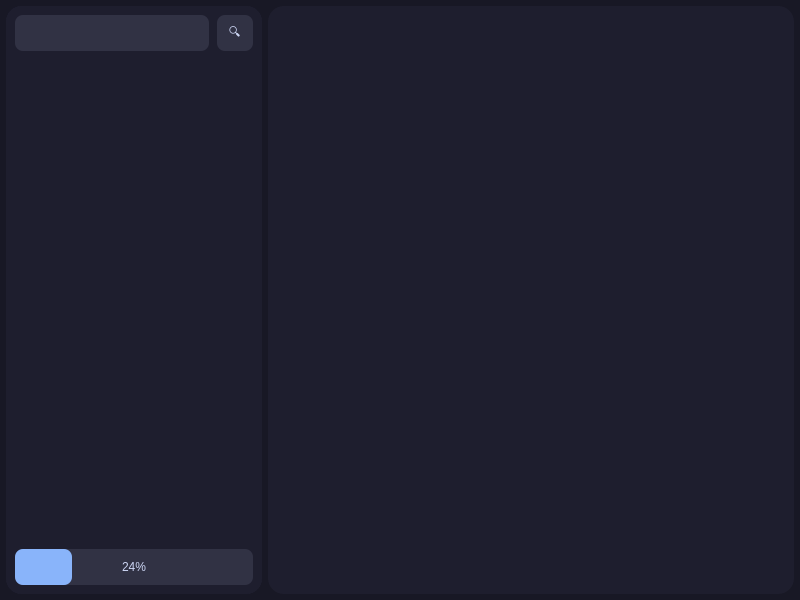
<?xml version="1.0" encoding="UTF-8"?>
<ui version="4.0">
 <class>MainWindow</class>
 <widget class="QMainWindow" name="MainWindow">
  <property name="geometry">
   <rect>
    <x>0</x>
    <y>0</y>
    <width>800</width>
    <height>600</height>
   </rect>
  </property>
  <property name="minimumSize">
   <size>
    <width>800</width>
    <height>600</height>
   </size>
  </property>
  <property name="windowTitle">
   <string>SocialMediaAnalyzer</string>
  </property>
  <property name="styleSheet">
   <string notr="true">QWidget {
	background-color: #181825;
}</string>
  </property>
  <widget class="QWidget" name="centralwidget">
   <layout class="QHBoxLayout" name="horizontalLayout">
    <property name="leftMargin">
     <number>6</number>
    </property>
    <property name="topMargin">
     <number>6</number>
    </property>
    <property name="rightMargin">
     <number>6</number>
    </property>
    <property name="bottomMargin">
     <number>6</number>
    </property>
    <item>
     <widget class="QWidget" name="sidebar" native="true">
      <property name="minimumSize">
       <size>
        <width>256</width>
        <height>0</height>
       </size>
      </property>
      <property name="maximumSize">
       <size>
        <width>256</width>
        <height>16777215</height>
       </size>
      </property>
      <property name="styleSheet">
       <string notr="true">QWidget#sidebar {
	background-color: #1e1e2e;
	border-radius: 16px;
	color: #cdd6f4;
}</string>
      </property>
      <layout class="QVBoxLayout" name="verticalLayout" stretch="0">
       <property name="spacing">
        <number>0</number>
       </property>
       <property name="sizeConstraint">
        <enum>QLayout::SetDefaultConstraint</enum>
       </property>
       <property name="leftMargin">
        <number>0</number>
       </property>
       <property name="topMargin">
        <number>0</number>
       </property>
       <property name="rightMargin">
        <number>0</number>
       </property>
       <property name="bottomMargin">
        <number>0</number>
       </property>
       <item>
        <widget class="QStackedWidget" name="stackedWidget">
         <property name="styleSheet">
          <string notr="true">QWidget {
	background-color: #1e1e2e;
	border-radius: 16;
	color: #cdd6f4;
}

QLineEdit, QPushButton, QProgressBar {
	background-color: #313244;
	border-radius: 8px;
}

QProgressBar:chunk {
	background-color: #89b4fa;
	border-radius: 8px;
}

QScrollBar {
    border: none;
    background: transparent;
}

QScrollBar::handle {
    background: #cdd6f4;
    min-width: 20px;
    min-height: 20px;
	border-radius: 4px;
}

QScrollBar::vertical {
    width: 8px;
}

QScrollBar::add-line {
    border: none;
    background: none;
}

QScrollBar::sub-line {
    border: none;
    background: none;
}

QLineEdit {
	padding-left: 8px;
}
</string>
         </property>
         <property name="currentIndex">
          <number>0</number>
         </property>
         <widget class="QWidget" name="page">
          <layout class="QVBoxLayout" name="verticalLayout_2">
           <item>
            <widget class="QWidget" name="widget" native="true">
             <property name="minimumSize">
              <size>
               <width>0</width>
               <height>36</height>
              </size>
             </property>
             <property name="maximumSize">
              <size>
               <width>16777215</width>
               <height>36</height>
              </size>
             </property>
             <layout class="QHBoxLayout" name="horizontalLayout_2">
              <property name="spacing">
               <number>8</number>
              </property>
              <property name="leftMargin">
               <number>0</number>
              </property>
              <property name="topMargin">
               <number>0</number>
              </property>
              <property name="rightMargin">
               <number>0</number>
              </property>
              <property name="bottomMargin">
               <number>0</number>
              </property>
              <item>
               <widget class="QLineEdit" name="search_bar">
                <property name="minimumSize">
                 <size>
                  <width>0</width>
                  <height>36</height>
                 </size>
                </property>
                <property name="text">
                 <string/>
                </property>
               </widget>
              </item>
              <item>
               <widget class="QPushButton" name="search_btn">
                <property name="minimumSize">
                 <size>
                  <width>36</width>
                  <height>36</height>
                 </size>
                </property>
                <property name="text">
                 <string>🔍</string>
                </property>
               </widget>
              </item>
             </layout>
            </widget>
           </item>
           <item>
            <widget class="QPlainTextEdit" name="cmd_output">
             <property name="readOnly">
              <bool>true</bool>
             </property>
             <property name="plainText">
              <string/>
             </property>
            </widget>
           </item>
           <item>
            <widget class="QProgressBar" name="progressBar">
             <property name="minimumSize">
              <size>
               <width>0</width>
               <height>36</height>
              </size>
             </property>
             <property name="value">
              <number>24</number>
             </property>
             <property name="alignment">
              <set>Qt::AlignCenter</set>
             </property>
            </widget>
           </item>
          </layout>
         </widget>
         <widget class="QWidget" name="page_2"/>
        </widget>
       </item>
      </layout>
     </widget>
    </item>
    <item>
     <widget class="network_graph_widget" name="network_graph">
      <property name="styleSheet">
       <string notr="true">QWidget {
	background-color: #1e1e2e;
	border-radius: 16px;
}
QPixmap {
	border-radius: 16px;
}</string>
      </property>
      <property name="text">
       <string/>
      </property>
     </widget>
    </item>
   </layout>
  </widget>
 </widget>
 <customwidgets>
  <customwidget>
   <class>network_graph_widget</class>
   <extends>QLabel</extends>
   <header>network_graph_widget</header>
  </customwidget>
 </customwidgets>
 <resources/>
 <connections/>
</ui>
